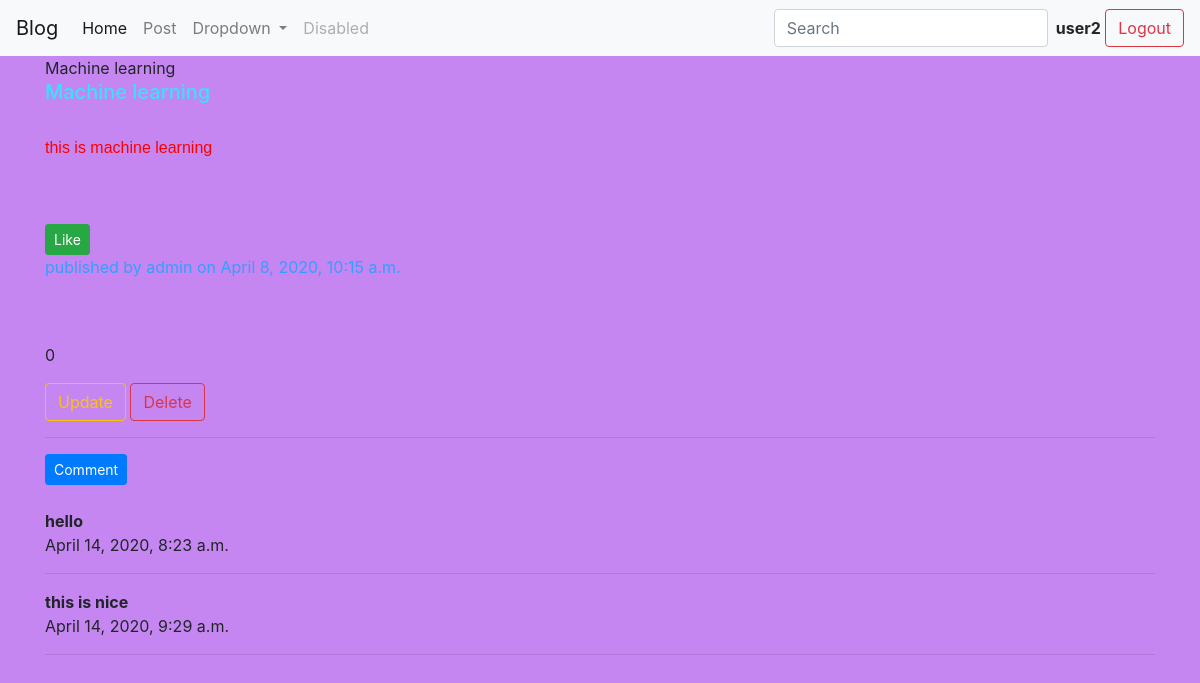
Screenshot of /detail/10/ (signed in) with the database file from the repository.
### blog/models.py (models this page shows, shortened)
class Post(models.Model):
	title = models.CharField(max_length = 100)
	body = models.TextField()
	created_date = models.DateTimeField(default = timezone.now)
	author = models.ForeignKey(get_user_model(),on_delete = models.CASCADE,null = True)
	img = models.ImageField(upload_to='',null = True)
	likes = models.IntegerField(null = True,default = 0)

class Comment(models.Model):
	post = models.ForeignKey(Post,on_delete = models.CASCADE,related_name = "comments")
	text = models.TextField()
	timestamp = models.DateTimeField(default = timezone.now)

### blog/views.py (the view)
# urls.py: path('detail/<int:pk>/',PostDetail.as_view(), name = 'post-detail'),
class PostDetail(LoginRequiredMixin,DetailView):
	model = Post

### blog/templates/blog/post_detail.html (shortened to what this page needs)
{% extends 'base.html' %}
{% block content %}
{{object.title}}<br>
<h3 id=h3id>{{object.title}}</h3><br>
<p class="bclass">{{object.body}}</p><br><br>
<button type="button" class="btn btn-success btn-sm" onclick="onClick()">Like</button>
<br>
<p id="btext">published by {{object.author}} on {{object.created_date}}</p><br><br>
<p id="like">{{object.likes}}</p>
<a type="button" class="btn btn-outline-warning" href="{% url 'blog:post-update' object.id %}">Update</a>
<a type="button" class="btn btn-outline-danger" href="{% url 'blog:post-delete' object.id %}">Delete</a>
<br><hr>
<a class="btn btn-primary btn-sm" href="{% url 'blog:post-comment' object.id %}" role="button">Comment</a>
<br><br>
{% for i in post.comments.all %}
<b>{{i.text}}</b><br>
{{i.timestamp}}<br>
<hr>
{% empty %}
No comments
{% endfor %}
{% endblock %}

### blog/templates/base.html (shortened to what this page needs)
{% load static %}
{% load crispy_forms_tags %}
<!DOCTYPE html>
<html>
<head>
	<link rel="stylesheet" href="https://stackpath.bootstrapcdn.com/bootstrap/4.4.1/css/bootstrap.min.css">
	<link rel="stylesheet" type="text/css" href="{%static 'css/style.css' %}">
</head>
<body>
	<nav class="navbar navbar-expand-lg navbar-light bg-light sticky-top">
  <a class="navbar-brand" href="#">Blog</a>
  <div class="collapse navbar-collapse" id="navbarSupportedContent">
    <ul class="navbar-nav mr-auto">
      <li class="nav-item active">
        <a class="nav-link" href="{% url 'blog:post-list' %}">Home <span class="sr-only">(current)</span></a>
      </li>
      <li class="nav-item">
        <a class="nav-link" href="{% url 'blog:post-create' %}">Post</a>
      </li>
      <li class="nav-item dropdown">
        <a class="nav-link dropdown-toggle" href="#" id="navbarDropdown" role="button" data-toggle="dropdown" aria-haspopup="true" aria-expanded="false">
          Dropdown
        </a>
      </li>
      <li class="nav-item">
        <a class="nav-link disabled" href="#">Disabled</a>
      </li>
    </ul>
    <form class="form-inline my-2 my-lg-0">
      <input class="form-control mr-sm-2" type="search" placeholder="Search" aria-label="Search">
      {% if user.is_authenticated %}
      <b>{{request.user}}</b>&nbsp;<a class="btn btn-outline-danger my-2 my-sm-0" href="{% url 'auth_logout' %}">Logout</a>
      {% else %}
      <a class="btn btn-outline-success my-2 my-sm-0" href="{% url 'auth_login' %}">Login</a>
      <a class="btn btn-outline-success my-2 my-sm-0" href="{% url 'registration_register' %}">Register</a>
      {% endif %}
    </form>
  </div>
</nav>
<div class="container">
{% block content %}
{% endblock %}
</div>
</body>
</html>

### staticfiles/css/style.css (style rules this page uses)
body { background-color : #C586F1; }
#h3id { color : #33E3FF; font-size : 20px; }
#btext { color : #339FFF; }
.bclass { color : red; font-family: sans-serif; }

### rows the page displays
Post: title "Machine learning", body "this is machine learning", author "admin", created_date "April 8, 2020, 10:15 a.m.", likes "0"
Comment: text "hello", timestamp "April 14, 2020, 8:23 a.m."
Comment: text "this is nice", timestamp "April 14, 2020, 9:29 a.m."

### other values shown
{{ request.user }} "user2"
